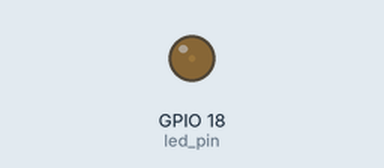
Simulated run of this program. Board: Raspberry Pi (BCM pin numbers). On the bench: output pins drawn as LEDs (lit = HIGH).

Above: at 0.05 s.
At 0.5 s:
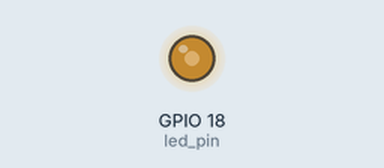
At 0.95 s:
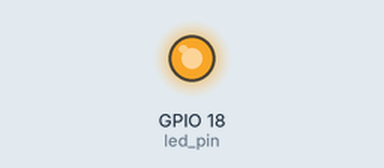
At 1.75 s:
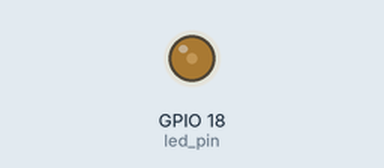
Timing chart, 0 to 4.7 s (numbered marks = the images above):
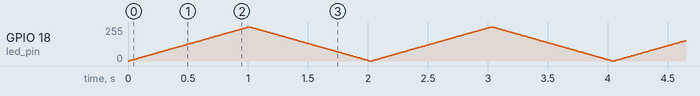

The program:

gpio_pwm.py
```python
import RPi.GPIO as GPIO
import time

led_pin=18 # 1 for WiringPi


#gpio BCM모드 선택
GPIO.setmode(GPIO.BCM)

##gpio 18번핀 출력
GPIO.setup(led_pin,GPIO.OUT)

pwm=GPIO.PWM(led_pin,100)
pwm.start(0)

try:
    while True:
        for t_high in range(0,101,1):
            pwm.ChangeDutyCycle(t_high)
            time.sleep(0.01)
        for t_high in range(100,-1,-1):
            pwm.ChangeDutyCycle(t_high)
            time.sleep(0.01)

except KeyboardInterrupt:
    pass
pwm.stop()
GPIO.cleanup()
```
